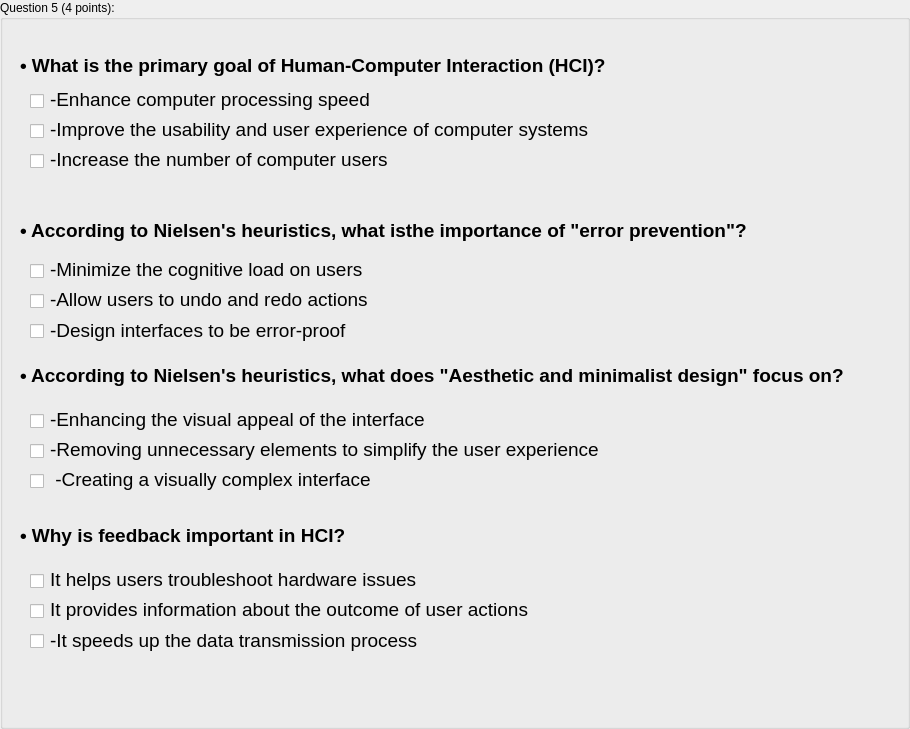
                 <widget class="QGroupBox" name="Exo5">
                  <property name="minimumSize">
                   <size>
                    <width>0</width>
                    <height>680</height>
                   </size>
                  </property>
                  <property name="styleSheet">
                   <string notr="true"/>
                  </property>
                  <property name="title">
                   <string>Question 5 (4 points):</string>
                  </property>
                  <widget class="QCheckBox" name="E5Q1C2Check">
                   <property name="geometry">
                    <rect>
                     <x>30</x>
                     <y>120</y>
                     <width>21</width>
                     <height>23</height>
                    </rect>
                   </property>
                   <property name="cursor">
                    <cursorShape>PointingHandCursor</cursorShape>
                   </property>
                   <property name="text">
                    <string/>
                   </property>
                  </widget>
                  <widget class="QCheckBox" name="E5Q1C1Check">
                   <property name="geometry">
                    <rect>
                     <x>30</x>
                     <y>90</y>
                     <width>21</width>
                     <height>23</height>
                    </rect>
                   </property>
                   <property name="cursor">
                    <cursorShape>PointingHandCursor</cursorShape>
                   </property>
                   <property name="text">
                    <string/>
                   </property>
                  </widget>
                  <widget class="QCheckBox" name="E5Q1C3Check">
                   <property name="geometry">
                    <rect>
                     <x>30</x>
                     <y>150</y>
                     <width>16</width>
                     <height>23</height>
                    </rect>
                   </property>
                   <property name="cursor">
                    <cursorShape>PointingHandCursor</cursorShape>
                   </property>
                   <property name="text">
                    <string/>
                   </property>
                  </widget>
                  <widget class="QLabel" name="E5Q1Q">
                   <property name="geometry">
                    <rect>
                     <x>20</x>
                     <y>50</y>
                     <width>641</width>
                     <height>31</height>
                    </rect>
                   </property>
                   <property name="font">
                    <font>
                     <family>Ubuntu</family>
                     <pointsize>14</pointsize>
                     <weight>75</weight>
                     <bold>true</bold>
                    </font>
                   </property>
                   <property name="text">
                    <string>&lt;html&gt;&lt;head/&gt;&lt;body&gt;&lt;p&gt;• What is the primary goal of Human-Computer Interaction (HCI)?&lt;/p&gt;&lt;/body&gt;&lt;/html&gt;</string>
                   </property>
                  </widget>
                  <widget class="QLabel" name="E5Q1C1Label">
                   <property name="geometry">
                    <rect>
                     <x>50</x>
                     <y>89</y>
                     <width>331</width>
                     <height>21</height>
                    </rect>
                   </property>
                   <property name="font">
                    <font>
                     <family>Ubuntu</family>
                     <pointsize>14</pointsize>
                    </font>
                   </property>
                   <property name="text">
                    <string>-Enhance computer processing speed</string>
                   </property>
                  </widget>
                  <widget class="QLabel" name="E5Q1C2Label">
                   <property name="geometry">
                    <rect>
                     <x>50</x>
                     <y>119</y>
                     <width>551</width>
                     <height>21</height>
                    </rect>
                   </property>
                   <property name="font">
                    <font>
                     <family>Ubuntu</family>
                     <pointsize>14</pointsize>
                    </font>
                   </property>
                   <property name="text">
                    <string>-Improve the usability and user experience of computer systems</string>
                   </property>
                  </widget>
                  <widget class="QLabel" name="E5Q1C3Label">
                   <property name="geometry">
                    <rect>
                     <x>50</x>
                     <y>149</y>
                     <width>351</width>
                     <height>21</height>
                    </rect>
                   </property>
                   <property name="font">
                    <font>
                     <family>Ubuntu</family>
                     <pointsize>14</pointsize>
                    </font>
                   </property>
                   <property name="text">
                    <string>-Increase the number of computer users</string>
                   </property>
                  </widget>
                  <widget class="QLabel" name="E5Q2Q">
                   <property name="geometry">
                    <rect>
                     <x>20</x>
                     <y>200</y>
                     <width>791</width>
                     <height>61</height>
                    </rect>
                   </property>
                   <property name="font">
                    <font>
                     <family>Ubuntu</family>
                    </font>
                   </property>
                   <property name="text">
                    <string>&lt;html&gt;&lt;head/&gt;&lt;body&gt;&lt;p&gt;&lt;span style=&quot; font-size:14pt; font-weight:600;&quot;&gt;• According to Nielsen's heuristics, what isthe importance of &amp;quot;error prevention&amp;quot;?&lt;/span&gt;&lt;/p&gt;&lt;/body&gt;&lt;/html&gt;</string>
                   </property>
                  </widget>
                  <widget class="QCheckBox" name="E5Q2C1Check">
                   <property name="geometry">
                    <rect>
                     <x>30</x>
                     <y>260</y>
                     <width>21</width>
                     <height>23</height>
                    </rect>
                   </property>
                   <property name="cursor">
                    <cursorShape>PointingHandCursor</cursorShape>
                   </property>
                   <property name="text">
                    <string/>
                   </property>
                  </widget>
                  <widget class="QCheckBox" name="E5Q2C2Check">
                   <property name="geometry">
                    <rect>
                     <x>30</x>
                     <y>290</y>
                     <width>21</width>
                     <height>23</height>
                    </rect>
                   </property>
                   <property name="cursor">
                    <cursorShape>PointingHandCursor</cursorShape>
                   </property>
                   <property name="text">
                    <string/>
                   </property>
                  </widget>
                  <widget class="QCheckBox" name="E5Q2C3Check">
                   <property name="geometry">
                    <rect>
                     <x>30</x>
                     <y>320</y>
                     <width>21</width>
                     <height>23</height>
                    </rect>
                   </property>
                   <property name="cursor">
                    <cursorShape>PointingHandCursor</cursorShape>
                   </property>
                   <property name="text">
                    <string/>
                   </property>
                  </widget>
                  <widget class="QLabel" name="E5Q2C1Label">
                   <property name="geometry">
                    <rect>
                     <x>50</x>
                     <y>259</y>
                     <width>331</width>
                     <height>21</height>
                    </rect>
                   </property>
                   <property name="font">
                    <font>
                     <family>Ubuntu</family>
                     <pointsize>14</pointsize>
                    </font>
                   </property>
                   <property name="text">
                    <string>-Minimize the cognitive load on users</string>
                   </property>
                  </widget>
                  <widget class="QLabel" name="E5Q2C2Label">
                   <property name="geometry">
                    <rect>
                     <x>50</x>
                     <y>289</y>
                     <width>321</width>
                     <height>21</height>
                    </rect>
                   </property>
                   <property name="font">
                    <font>
                     <family>Ubuntu</family>
                     <pointsize>14</pointsize>
                    </font>
                   </property>
                   <property name="text">
                    <string>-Allow users to undo and redo actions</string>
                   </property>
                  </widget>
                  <widget class="QLabel" name="E5Q2C3Label">
                   <property name="geometry">
                    <rect>
                     <x>50</x>
                     <y>320</y>
                     <width>321</width>
                     <height>21</height>
                    </rect>
                   </property>
                   <property name="font">
                    <font>
                     <family>Ubuntu</family>
                     <pointsize>14</pointsize>
                    </font>
                   </property>
                   <property name="text">
                    <string>-Design interfaces to be error-proof</string>
                   </property>
                  </widget>
                  <widget class="QLabel" name="E5Q3Q">
                   <property name="geometry">
                    <rect>
                     <x>20</x>
                     <y>350</y>
                     <width>881</width>
                     <height>51</height>
                    </rect>
                   </property>
                   <property name="font">
                    <font>
                     <family>Ubuntu</family>
                    </font>
                   </property>
                   <property name="text">
                    <string>&lt;html&gt;&lt;head/&gt;&lt;body&gt;&lt;p&gt;&lt;span style=&quot; font-size:14pt; font-weight:600;&quot;&gt;• According to Nielsen's heuristics, what does &amp;quot;Aesthetic and minimalist design&amp;quot; focus on?&lt;/span&gt;&lt;/p&gt;&lt;/body&gt;&lt;/html&gt;</string>
                   </property>
                  </widget>
                  <widget class="QCheckBox" name="E5Q3C1Check">
                   <property name="geometry">
                    <rect>
                     <x>30</x>
                     <y>410</y>
                     <width>21</width>
                     <height>23</height>
                    </rect>
                   </property>
                   <property name="cursor">
                    <cursorShape>PointingHandCursor</cursorShape>
                   </property>
                   <property name="text">
                    <string/>
                   </property>
                  </widget>
                  <widget class="QCheckBox" name="E5Q3C2Check">
                   <property name="geometry">
                    <rect>
                     <x>30</x>
                     <y>440</y>
                     <width>21</width>
                     <height>23</height>
                    </rect>
                   </property>
                   <property name="cursor">
                    <cursorShape>PointingHandCursor</cursorShape>
                   </property>
                   <property name="text">
                    <string/>
                   </property>
                  </widget>
                  <widget class="QCheckBox" name="E5Q3C3Check">
                   <property name="geometry">
                    <rect>
                     <x>30</x>
                     <y>470</y>
                     <width>21</width>
                     <height>23</height>
                    </rect>
                   </property>
                   <property name="cursor">
                    <cursorShape>PointingHandCursor</cursorShape>
                   </property>
                   <property name="text">
                    <string/>
                   </property>
                  </widget>
                  <widget class="QLabel" name="E5Q3C1Label">
                   <property name="geometry">
                    <rect>
                     <x>50</x>
                     <y>409</y>
                     <width>401</width>
                     <height>21</height>
                    </rect>
                   </property>
                   <property name="font">
                    <font>
                     <family>Ubuntu</family>
                     <pointsize>14</pointsize>
                     <weight>50</weight>
                     <bold>false</bold>
                    </font>
                   </property>
                   <property name="text">
                    <string>-Enhancing the visual appeal of the interface</string>
                   </property>
                  </widget>
                  <widget class="QLabel" name="E5Q3C2Label">
                   <property name="geometry">
                    <rect>
                     <x>50</x>
                     <y>439</y>
                     <width>571</width>
                     <height>21</height>
                    </rect>
                   </property>
                   <property name="font">
                    <font>
                     <family>Ubuntu</family>
                     <pointsize>14</pointsize>
                    </font>
                   </property>
                   <property name="text">
                    <string>-Removing unnecessary elements to simplify the user experience</string>
                   </property>
                  </widget>
                  <widget class="QLabel" name="E5Q3C3Label">
                   <property name="geometry">
                    <rect>
                     <x>50</x>
                     <y>469</y>
                     <width>341</width>
                     <height>21</height>
                    </rect>
                   </property>
                   <property name="font">
                    <font>
                     <family>Ubuntu</family>
                     <pointsize>14</pointsize>
                    </font>
                   </property>
                   <property name="text">
                    <string> -Creating a visually complex interface</string>
                   </property>
                  </widget>
                  <widget class="QLabel" name="E5Q4Q">
                   <property name="geometry">
                    <rect>
                     <x>20</x>
                     <y>520</y>
                     <width>471</width>
                     <height>31</height>
                    </rect>
                   </property>
                   <property name="font">
                    <font>
                     <family>Ubuntu</family>
                     <pointsize>14</pointsize>
                    </font>
                   </property>
                   <property name="text">
                    <string>&lt;!DOCTYPE HTML PUBLIC &quot;-//W3C//DTD HTML 4.0//EN&quot; &quot;http://www.w3.org/TR/REC-html40/strict.dtd&quot;&gt;
&lt;html&gt;&lt;head&gt;&lt;meta name=&quot;qrichtext&quot; content=&quot;1&quot; /&gt;&lt;style type=&quot;text/css&quot;&gt;
p, li { white-space: pre-wrap; }
&lt;/style&gt;&lt;/head&gt;&lt;body style=&quot; font-family:'MS Shell Dlg 2'; font-size:14pt; font-weight:400; font-style:normal;&quot;&gt;
&lt;p style=&quot; margin-top:0px; margin-bottom:0px; margin-left:0px; margin-right:0px; -qt-block-indent:0; text-indent:0px;&quot;&gt;&lt;span style=&quot; font-family:'Ubuntu'; font-weight:600;&quot;&gt;• Why is feedback important in HCI?&lt;/span&gt;&lt;/p&gt;&lt;/body&gt;&lt;/html&gt;</string>
                   </property>
                  </widget>
                  <widget class="QCheckBox" name="E5Q4C1Check">
                   <property name="geometry">
                    <rect>
                     <x>30</x>
                     <y>570</y>
                     <width>21</width>
                     <height>23</height>
                    </rect>
                   </property>
                   <property name="cursor">
                    <cursorShape>PointingHandCursor</cursorShape>
                   </property>
                   <property name="text">
                    <string/>
                   </property>
                  </widget>
                  <widget class="QCheckBox" name="E5Q4C2Check">
                   <property name="geometry">
                    <rect>
                     <x>30</x>
                     <y>600</y>
                     <width>21</width>
                     <height>23</height>
                    </rect>
                   </property>
                   <property name="cursor">
                    <cursorShape>PointingHandCursor</cursorShape>
                   </property>
                   <property name="text">
                    <string/>
                   </property>
                  </widget>
                  <widget class="QCheckBox" name="E5Q4C3Check">
                   <property name="geometry">
                    <rect>
                     <x>30</x>
                     <y>630</y>
                     <width>21</width>
                     <height>23</height>
                    </rect>
                   </property>
                   <property name="cursor">
                    <cursorShape>PointingHandCursor</cursorShape>
                   </property>
                   <property name="text">
                    <string/>
                   </property>
                  </widget>
                  <widget class="QLabel" name="E5Q4C2Label">
                   <property name="geometry">
                    <rect>
                     <x>50</x>
                     <y>599</y>
                     <width>501</width>
                     <height>21</height>
                    </rect>
                   </property>
                   <property name="font">
                    <font>
                     <family>Ubuntu</family>
                     <pointsize>14</pointsize>
                    </font>
                   </property>
                   <property name="text">
                    <string>It provides information about the outcome of user actions</string>
                   </property>
                  </widget>
                  <widget class="QLabel" name="E5Q4C3Label">
                   <property name="geometry">
                    <rect>
                     <x>50</x>
                     <y>630</y>
                     <width>391</width>
                     <height>21</height>
                    </rect>
                   </property>
                   <property name="font">
                    <font>
                     <family>Ubuntu</family>
                     <pointsize>14</pointsize>
                     <weight>50</weight>
                     <bold>false</bold>
                    </font>
                   </property>
                   <property name="text">
                    <string>-It speeds up the data transmission process</string>
                   </property>
                  </widget>
                  <widget class="QLabel" name="E5Q4C1Label">
                   <property name="geometry">
                    <rect>
                     <x>50</x>
                     <y>569</y>
                     <width>381</width>
                     <height>21</height>
                    </rect>
                   </property>
                   <property name="font">
                    <font>
                     <family>Ubuntu</family>
                     <pointsize>14</pointsize>
                    </font>
                   </property>
                   <property name="text">
                    <string>It helps users troubleshoot hardware issues</string>
                   </property>
                  </widget>
                  <widget class="QLabel" name="label_5">
                   <property name="geometry">
                    <rect>
                     <x>170</x>
                     <y>0</y>
                     <width>720</width>
                     <height>720</height>
                    </rect>
                   </property>
                   <property name="text">
                    <string/>
                   </property>
                   <property name="pixmap">
                    <pixmap>../FINAL_IHM_Assets/mp_iArtboard 4.png</pixmap>
                   </property>
                   <property name="scaledContents">
                    <bool>true</bool>
                   </property>
                  </widget>
                 </widget>
